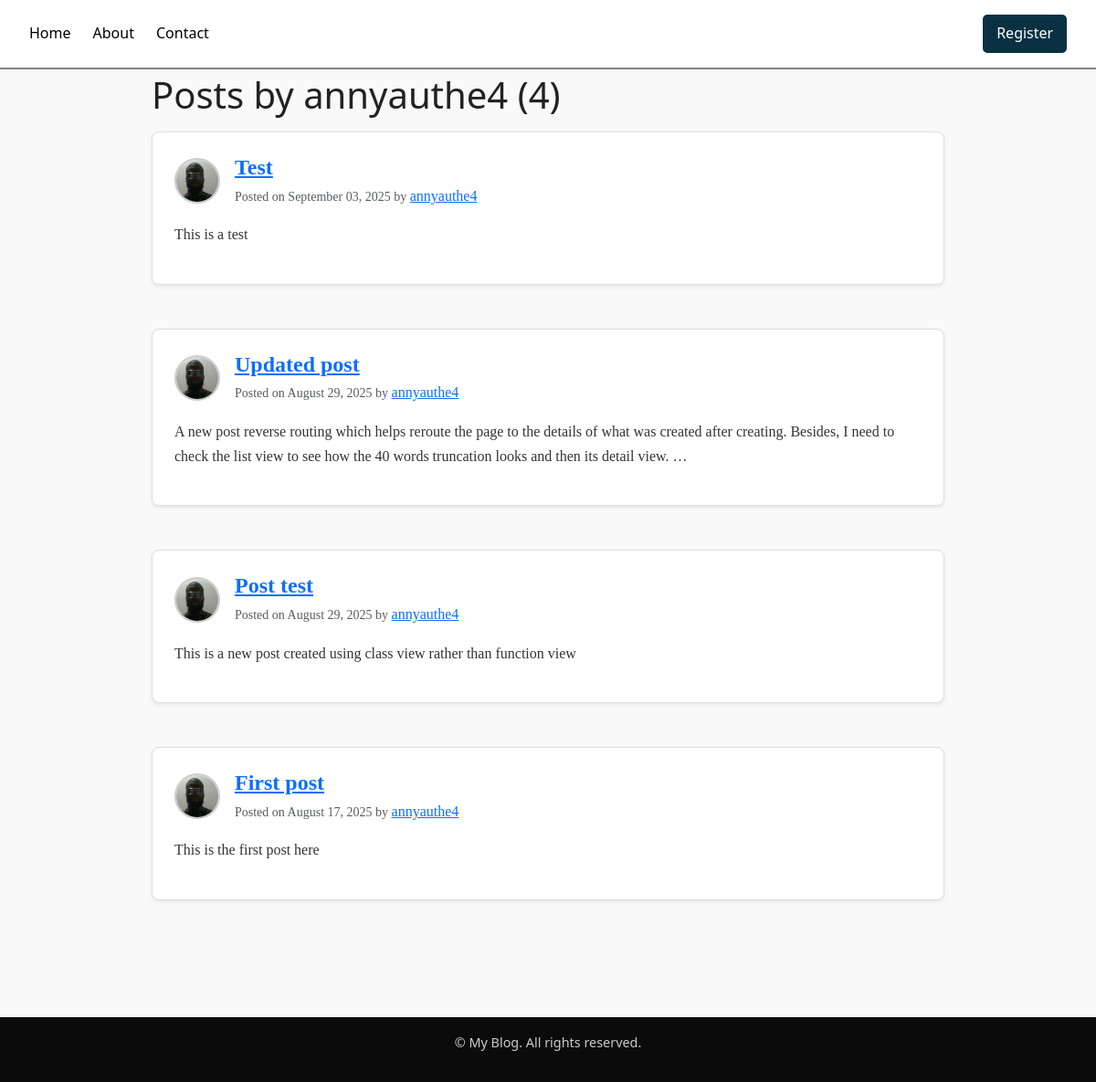
/user/annyauthe4, run on an earlier commit of the app's database.
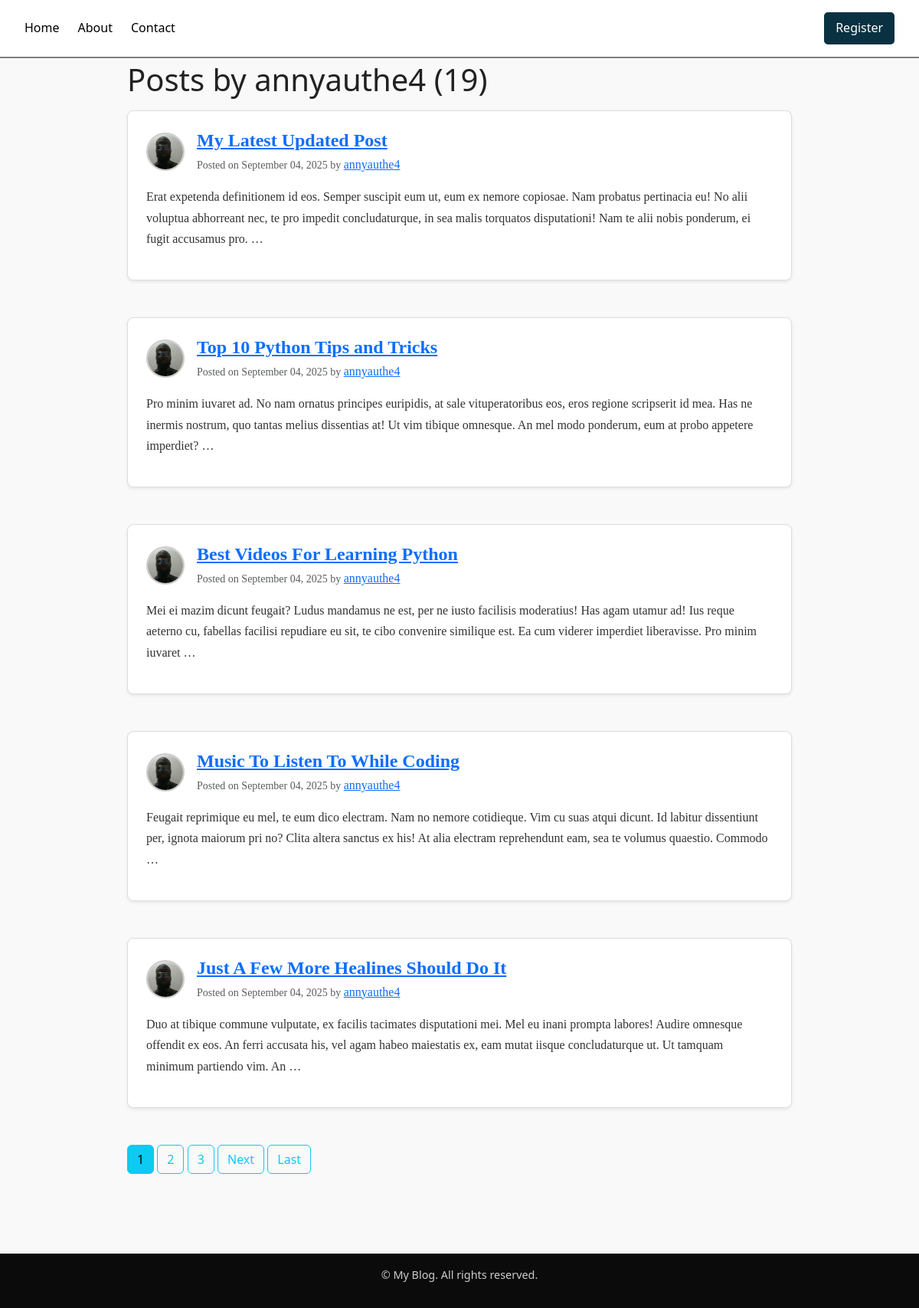
And on a later commit of the database.
### blog/models.py (models this page shows, shortened)
class Post(models.Model):
    title = models.CharField(max_length=100)
    content = models.TextField()
    date_posted = models.DateTimeField(default=timezone.now)
    date_updated = models.DateTimeField(auto_now=True)
    author = models.ForeignKey(User, on_delete=models.CASCADE, default=1)

### users/models.py (models this page shows, shortened)
class Profile(models.Model):
    user = models.OneToOneField(User, on_delete=models.CASCADE)
    image = models.ImageField(default='profile_pics/default.jpg', upload_to='profile_pics')

### blog/views.py (the view)
# urls.py: path('user/<str:username>', UserPostListView.as_view(), name='user-posts'),
class UserPostListView(ListView):
    model = Post
    template_name = 'blog/user_posts.html'
    context_object_name = 'posts'
    paginate_by = 5
    def get_queryset(self):
        user = get_object_or_404(User, username=self.kwargs.get('username'))
        return Post.objects.filter(author=user).order_by('-date_posted')

### blog/templates/blog/user_posts.html (shortened to what this page needs)
{% extends 'blog/base.html' %}
{% block content %}
    <h1 class="mb-3">Posts by {{ view.kwargs.username }} ({{ page_obj.paginator.count }})</h1>
    {% for post in posts %}
        <article class="post-card mb-5 p-4 shadow-sm" data-aos="fade-up" data-aos-easing="ease-in-sine">
                <div class="d-flex align-items-center mb-2">
                        <img src="{{ post.author.profile.image.url }}"
                                alt="{{ post.author.username }}"
                                class="rounded-circle author-img">
                        <div class="ms-3">
                                <h2 class="post-title mb-1"><a href="{% url 'post-detail' post.id %}">{{ post.title }}</a></h2>
                                <small class="text-muted">
                                        Posted on {{ post.date_posted|date:"F d, Y" }} by
                                </small>
                                <a class="ml-2" href="{% url 'user-posts' post.author.username %}">{{ post.author.username }}</a>
                        </div>
                </div>
                <p class="post-content">
                {{ post.content|truncatewords:40 }}
                </p>
      </article>
    {% endfor %}
	{% if is_paginated %}
	  {% for num in page_obj.paginator.page_range %}
	  	{% if page_obj.number == num %}
	  		<a class="btn btn-info mb-4" href="?page={{ num }}">{{ num }}</a>
		{% elif num > page_obj.number|add:'-3' and num < page_obj.number|add:'3' %}
	  		<a class="btn btn-outline-info mb-4" href="?page={{ num }}">{{ num }}</a>
		{% endif %}
	  {% endfor %}
	  {% if page_obj.has_next %}
	  	<a class="btn btn-outline-info mb-4" href="?page={{ page_obj.next_page_number }}">Next</a>
		<a class="btn btn-outline-info mb-4" href="?page={{ page_obj.paginator.num_pages }}">Last</a>
	  {% endif %}
	{% endif %}
{% endblock %}

What changed in the data, as far as the page shows it:
no longer on this page (row unchanged): Post: author.profile.image (picture), title "Test", date_posted "September 03, 2025", author.username "annyauthe4", content "This is a test"
no longer on this page (row unchanged): Post: author.profile.image (picture), title "Updated post", date_posted "August 29, 2025", author.username "annyauthe4", content "A new post reverse routing which helps reroute the page to the details of what was created after creating. Besides, I need to check the list view to see how the 40 words truncation looks and then its detail view. …"
no longer on this page (row unchanged): Post: author.profile.image (picture), title "Post test", date_posted "August 29, 2025", author.username "annyauthe4", content "This is a new post created using class view rather than function view"
no longer on this page (row unchanged): Post: author.profile.image (picture), title "First post", date_posted "August 17, 2025", author.username "annyauthe4", content "This is the first post here"
added Post: author.profile.image (picture), title "My Latest Updated Post", date_posted "September 04, 2025", author.username "annyauthe4", content "Erat expetenda definitionem id eos. Semper suscipit eum ut, eum ex nemore copiosae. Nam probatus pertinacia eu! No alii voluptua abhorreant nec, te pro impedit concludaturque, in sea malis torquatos disputationi! Nam te alii nobis ponderum, ei fugit accusamus pro. …"
added Post: author.profile.image (picture), title "Top 10 Python Tips and Tricks", date_posted "September 04, 2025", author.username "annyauthe4", content "Pro minim iuvaret ad. No nam ornatus principes euripidis, at sale vituperatoribus eos, eros regione scripserit id mea. Has ne inermis nostrum, quo tantas melius dissentias at! Ut vim tibique omnesque. An mel modo ponderum, eum at probo appetere imperdiet? …"
added Post: author.profile.image (picture), title "Best Videos For Learning Python", date_posted "September 04, 2025", author.username "annyauthe4", content "Mei ei mazim dicunt feugait? Ludus mandamus ne est, per ne iusto facilisis moderatius! Has agam utamur ad! Ius reque aeterno cu, fabellas facilisi repudiare eu sit, te cibo convenire similique est. Ea cum viderer imperdiet liberavisse. Pro minim iuvaret …"
added Post: author.profile.image (picture), title "Music To Listen To While Coding", date_posted "September 04, 2025", author.username "annyauthe4", content "Feugait reprimique eu mel, te eum dico electram. Nam no nemore cotidieque. Vim cu suas atqui dicunt. Id labitur dissentiunt per, ignota maiorum pri no? Clita altera sanctus ex his! At alia electram reprehendunt eam, sea te volumus quaestio. Commodo …"
added Post: author.profile.image (picture), title "Just A Few More Healines Should Do It", date_posted "September 04, 2025", author.username "annyauthe4", content "Duo at tibique commune vulputate, ex facilis tacimates disputationi mei. Mel eu inani prompta labores! Audire omnesque offendit ex eos. An ferri accusata his, vel agam habeo maiestatis ex, eam mutat iisque concludaturque ut. Ut tamquam minimum partiendo vim. An …"
Also different on the page:
{{ page_obj.paginator.count }}: "4" → "19"
new list line: "1"
new list line: "2"
new list line: "3"
text now shown: "Next Last"
